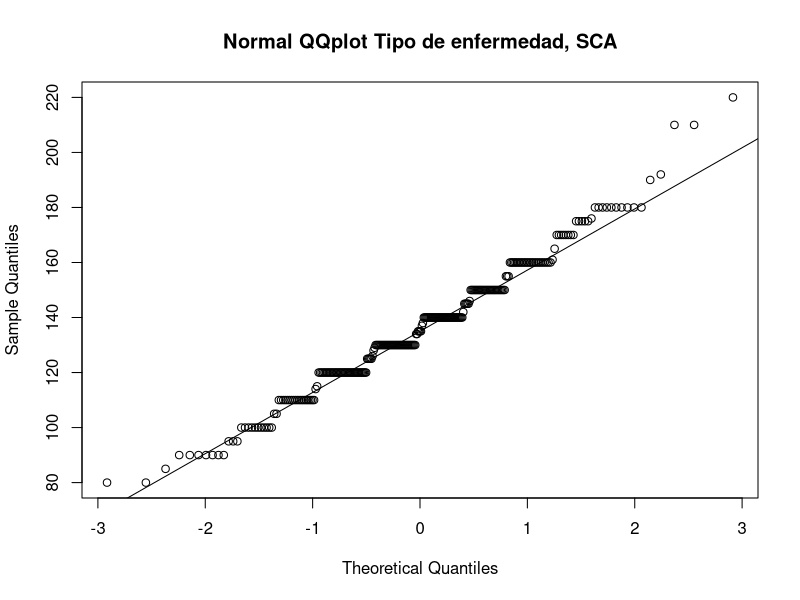
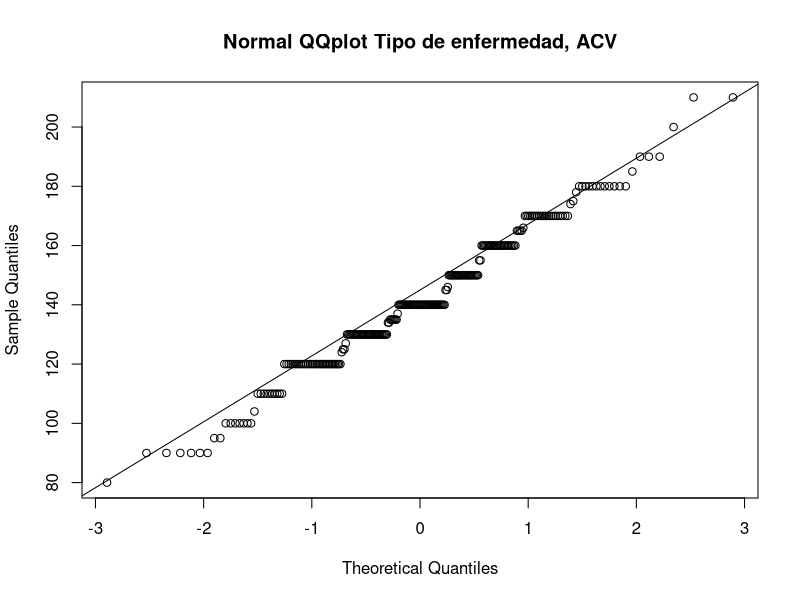
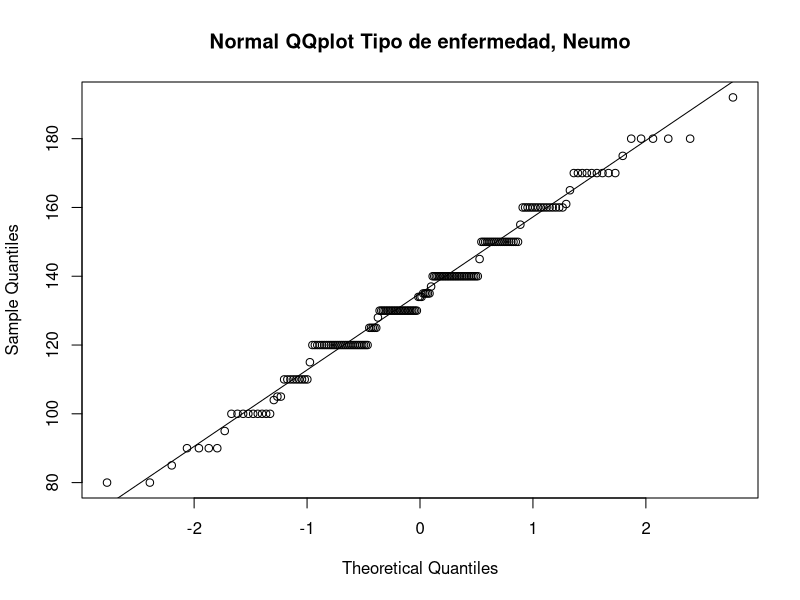
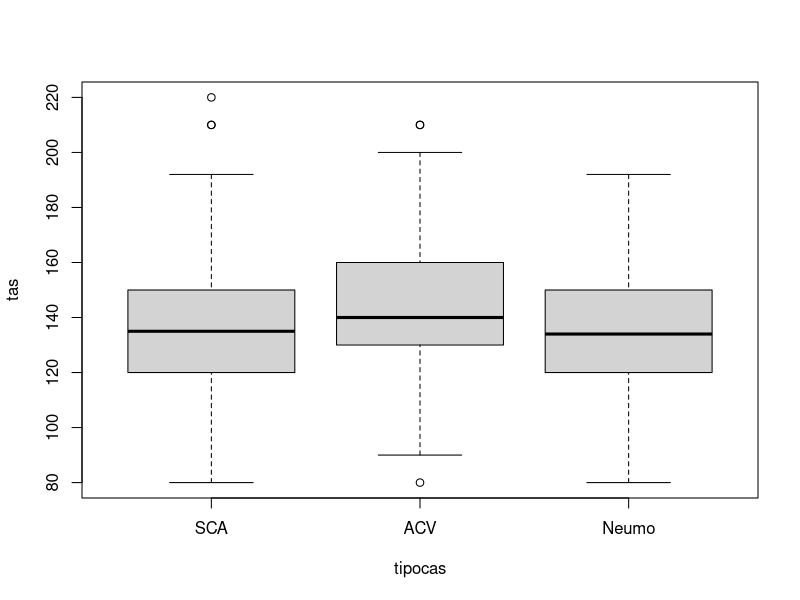

Write R code to recreate these figures, in order.
## ---- chunk 1
knitr::opts_chunk$set(echo = TRUE)
## ---- chunk 2
# Función para cargar todos los paquetes necesarios
LoadLibraries <- function() {
  myLibraries <- c("foreign")
  invisible(lapply(myLibraries, library, character.only = TRUE))
}

LoadLibraries()
## ---- chunk 3
(set.seed(99991)) # Sustituye ###### por un número

dades <- as.data.frame(read.dta("data_admission.dta"))

dades900 <- dades[sample(1:nrow(dades),900,replace=FALSE),]

## ---- chunk 4
summary(dades900)
## ---- chunk 5
#cardiopatía previa y tipo de enfermedad
dfcardio <- with(dades900, table(dades900$cardiopatia, dades900$tipocas))
addmargins(dfcardio)
prop.table(dfcardio,1)
## ---- chunk 6
#diabetes y tipo de enfermedad
dfdiabetes <- with(dades900, table(dades900$diabetes, dades900$tipocas))
addmargins((dfdiabetes))
prop.table(dfdiabetes,1)
## ---- chunk 7
chisq.test(dfcardio)
chisq.test(dfdiabetes)
## ---- chunk 8
#Tensión arterial
shapiro.test(dades900$tas)

#Score de Barthel
shapiro.test(dades900$barthel)
## ---- chunk 9

with(dades900, qqnorm(tas[tipocas== "SCA"], main= "Normal QQplot Tipo de enfermedad, SCA"))
with(dades900, qqline(tas[tipocas=="SCA"]))

with(dades900, qqnorm(tas[tipocas== "ACV"], main= "Normal QQplot Tipo de enfermedad, ACV"))
with(dades900, qqline(tas[tipocas=="ACV"]))

with(dades900, qqnorm(tas[tipocas== "Neumo"], main= "Normal QQplot Tipo de enfermedad, Neumo"))
with(dades900, qqline(tas[tipocas=="Neumo"]))
## ---- chunk 10
with(dades900, boxplot(tas~tipocas))

## ---- chunk 11
with(dades900, shapiro.test(tas[tipocas=="SCA"]))
with(dades900, shapiro.test(tas[tipocas=="ACV"]))
with(dades900, shapiro.test(tas[tipocas=="Neumo"]))
## ---- chunk 12
with(dades900, kruskal.test(tas~tipocas))
